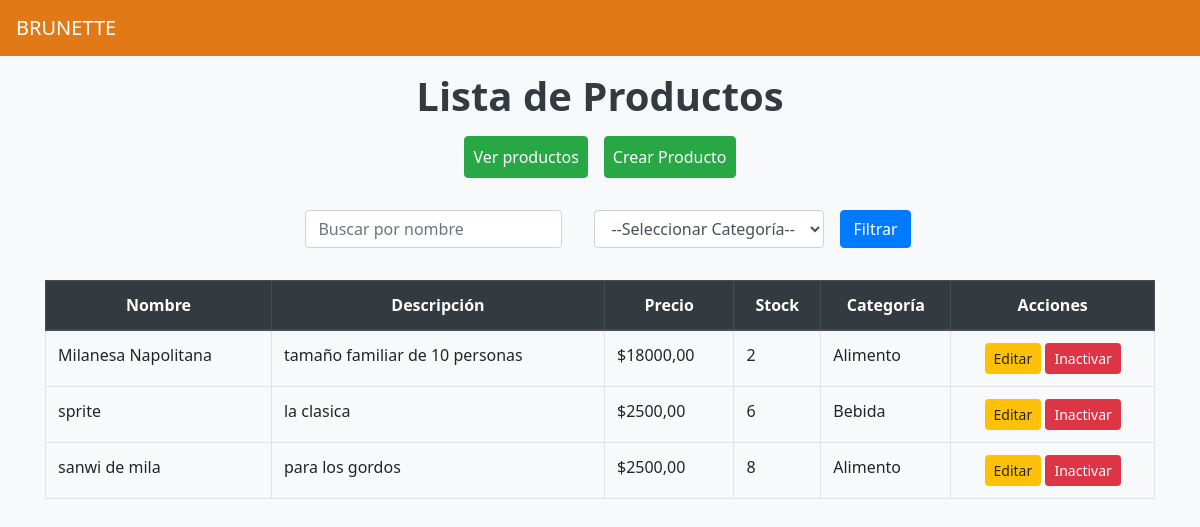
The app's page /productos/, older data.
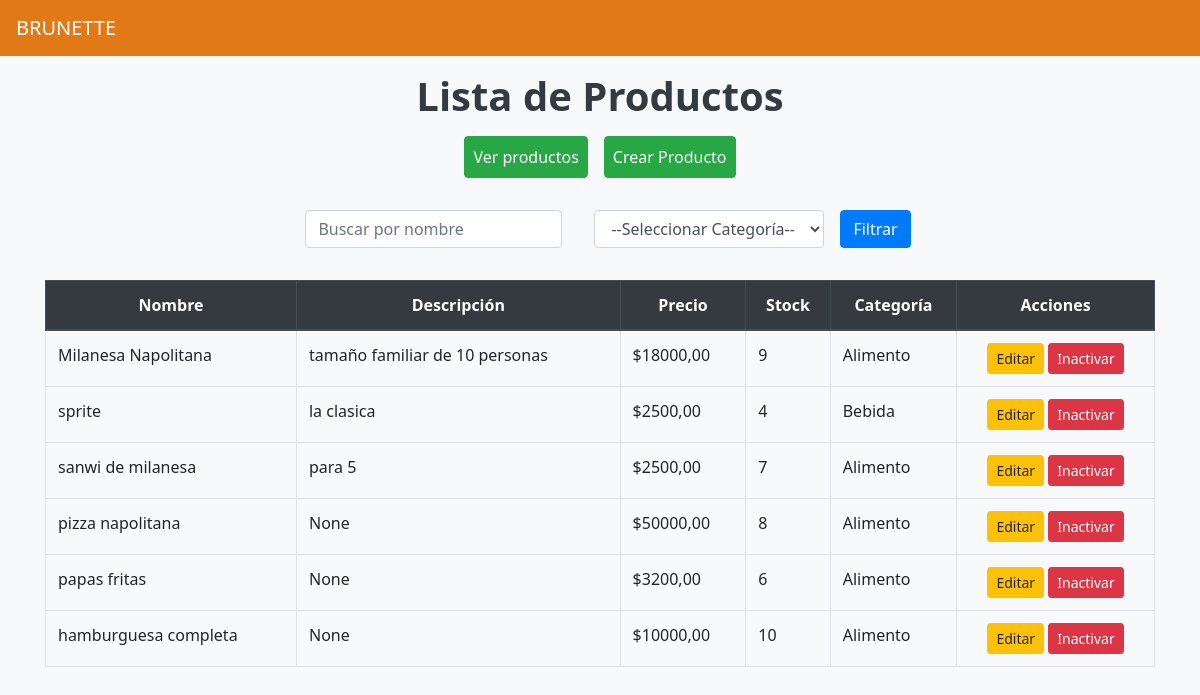
The same page, newer data.
### productos/models.py (models this page shows, shortened)
class Producto(models.Model):
    nombre = models.CharField(max_length=200)
    descripcion = models.TextField()
    precio = models.DecimalField(max_digits=10, decimal_places=2)
    categoria = models.ForeignKey(Categoria, on_delete=models.CASCADE)
    stock = models.PositiveIntegerField()
    is_active = models.BooleanField(default=True)  # Borrado lógico

class Categoria(models.Model):
    nombre = models.CharField(max_length=100)

### productos/views.py (the view)
# urls.py: path('', views.lista_productos, name='lista_productos'),
def lista_productos(request):
    productos = Producto.objects.all()  # No se filtra por is_active, se muestran todos
    nombre = request.GET.get('nombre', '')
    categoria_id = request.GET.get('categoria', '')
    if nombre:
        productos = productos.filter(nombre__icontains=nombre)
    if categoria_id:
        productos = productos.filter(categoria__id=categoria_id)
    categorias = Categoria.objects.all()
    for categoria in categorias:
        if str(categoria.id) == str(categoria_id):
            categoria.selected = True
        else:
            categoria.selected = False
    return render(request, 'productos/lista_producto.html', {
        'productos': productos,
        'categorias': categorias,
        'nombre': nombre,
    })

### productos/templates/productos/lista_producto.html (shortened to what this page needs)
<!DOCTYPE html>
<html lang="es">
<head>
    <link rel="stylesheet" href="https://stackpath.bootstrapcdn.com/bootstrap/4.5.2/css/bootstrap.min.css">
    {% load static %}
    <link rel="stylesheet" href="{% static 'productos/css/estilos.css' %}">
</head>
<body>
    <nav class="navbar navbar-expand-lg navbar-dark" style="background-color: #e27917;">
        <a class="navbar-brand" href="{% url 'usuarios:menu_principal' %}">BRUNETTE</a>
    </nav>
    <div class="container mt-3 contenido-centrado">
        <header class="mb-4 text-center">
            <h1 class="font-weight-bold">Lista de Productos</h1>
            <nav class="navbar navbar-expand-lg navbar-light">
                <div class="navbar-nav mx-auto">
                    <a class="nav-link btn btn-success text-white mx-2" href="{% url 'productos:lista_productos' %}">Ver
                        productos</a>
                    <a class="nav-link btn btn-success text-white mx-2"
                        href="{% url 'productos:crear_producto' %}">Crear Producto</a>
                </div>
            </nav>
        </header>
        <form method="GET" class="form-inline mb-4 justify-content-center">
            <div class="form-group mx-sm-3 mb-2">
                <input type="text" name="nombre" class="form-control" placeholder="Buscar por nombre"
                    value="{{ nombre }}">
            </div>
            <div class="form-group mx-sm-3 mb-2">
                <select name="categoria" class="form-control">
                    <option value="">--Seleccionar Categoría--</option>
                </select>
            </div>
            <button type="submit" class="btn btn-primary mb-2">Filtrar</button>
        </form>
        <table class="table table-bordered table-hover">
            <thead class="thead-dark">
                <tr class="text-center">
                    <th>Nombre</th>
                    <th>Descripción</th>
                    <th>Precio</th>
                    <th>Stock</th>
                    <th>Categoría</th>
                    <th>Acciones</th>
                </tr>
            </thead>
            <tbody>
                {% for producto in productos %}
                <tr>
                    <td>{{ producto.nombre }}</td>
                    <td>{{ producto.descripcion }}</td>
                    <td>${{ producto.precio }}</td>
                    <td>{{ producto.stock }}</td>
                    <td>{{ producto.categoria.nombre }}</td>
                    <td class="text-center">
                        <a href="{% url 'productos:editar_producto' producto.id %}"
                            class="btn btn-sm btn-warning">Editar</a>
                        {% if producto.is_active %}
                        <a href="{% url 'productos:eliminar_producto' producto.id %}" class="btn btn-sm btn-danger"
                            onclick="return confirm('¿Estás seguro de inactivarlo?')">Inactivar</a>
                        {% else %}
                        <a href="{% url 'productos:activar_producto' producto.id %}" class="btn btn-sm btn-success"
                            onclick="return confirm('¿Estás seguro de activarlo?')">Activar</a>
                        {% endif %}
                    </td>
                </tr>
                {% endfor %}
            </tbody>
        </table>
    </div>
</body>
</html>

### productos/static/productos/css/estilos.css (style rules this page uses)
body { background-color: #f8f9fa; color: #212529; font-family: 'Segoe UI', Tahoma, Geneva, Verdana, sans-serif; }
h1 { color: #343a40; }
.form-control { border-radius: 0.25rem; }
.btn-primary { background-color: #007bff; border-color: #007bff; }
.contenido-centrado { margin-top: 1rem; }

Row changes from the older to the newer data that the page shows:
changed Producto "Milanesa Napolitana": stock "2" → "9"
changed Producto "sprite": stock "6" → "4"
changed Producto: nombre "sanwi de mila" → "sanwi de milanesa"; descripcion "para los gordos" → "para 5"; stock "8" → "7"
added Producto: nombre "pizza napolitana", descripcion "None", precio "50000,00", stock "8", categoria.nombre "Alimento", is_active "Inactivar"
added Producto: nombre "papas fritas", descripcion "None", precio "3200,00", stock "6", categoria.nombre "Alimento", is_active "Inactivar"
added Producto: nombre "hamburguesa completa", descripcion "None", precio "10000,00", stock "10", categoria.nombre "Alimento", is_active "Inactivar"
